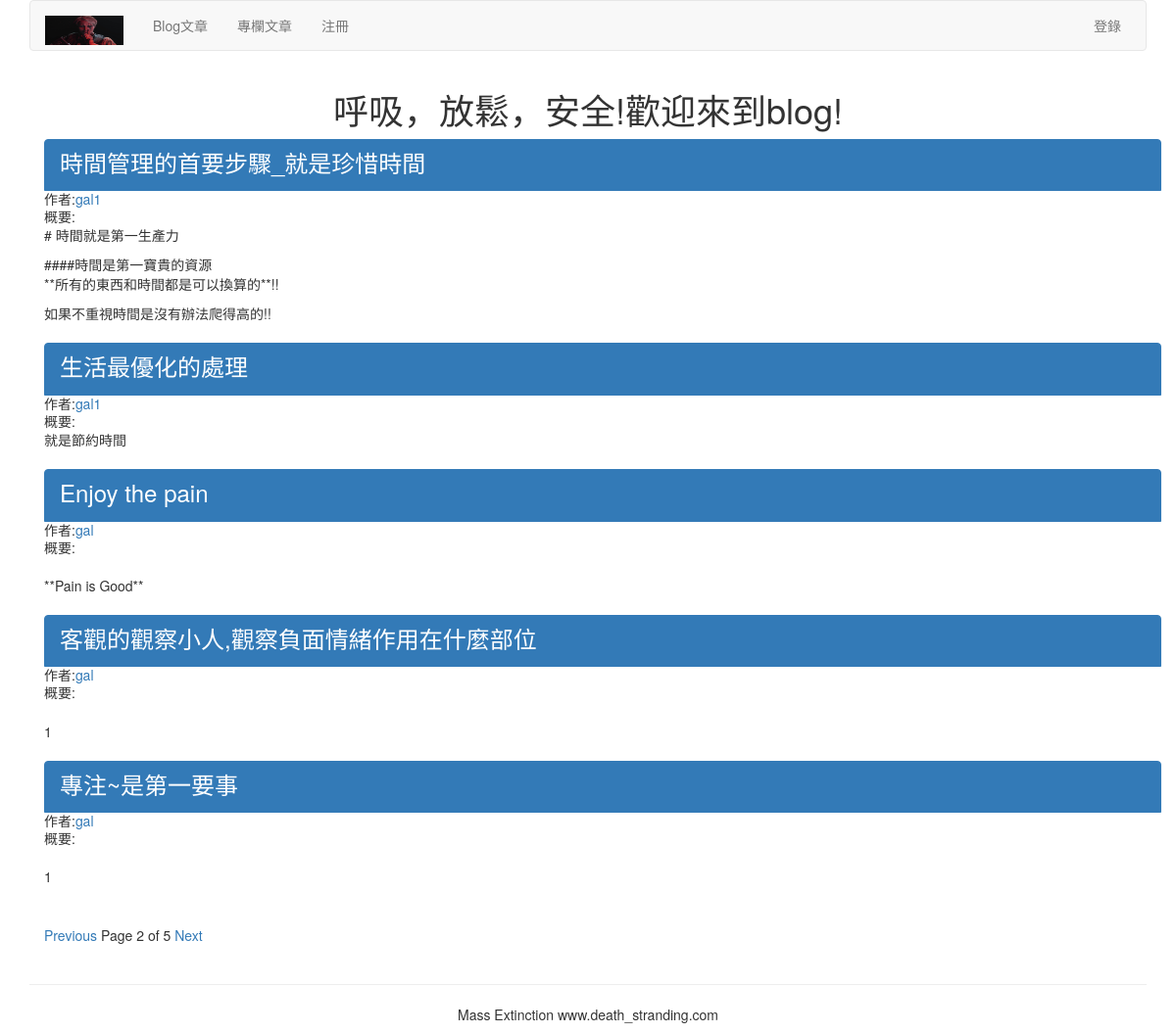
Page /article/list-article-titles/?page=2 on the committed database.
### article/models.py (models this page shows, shortened)
class ArticlePost(models.Model):
    author = models.ForeignKey(User, on_delete=models.CASCADE, related_name="article")
    title = models.CharField(max_length=200)
    slug = models.SlugField(max_length=500)
    column = models.ForeignKey(ArticleColumn, on_delete=models.CASCADE,related_name="article_column")
    body = models.TextField()
    created = models.DateTimeField(default=timezone.now)
    updated = models.DateTimeField(auto_now=True)
    users_like = models.ManyToManyField(User, related_name="articles_like", blank=True)
    class Meta:
        ordering = ("-updated",)
        index_together = (('id', 'slug'),)
    def get_url_path(self):
        return reverse("article:article_content", args=[self.id, self.slug])

### article/list_views.py (the view)
# urls.py: path('list-article-titles/',list_views.article_titles,name='article_titles'),
def article_titles(request,username=None):
    if username:
        user = User.objects.get(username=username)
        articles_title = ArticlePost.objects.filter(author=user)
        try:
            userinfo = user.userinfo
        except:
            userinfo = None
    else:
        articles_title = ArticlePost.objects.all()
    paginator = Paginator(articles_title,5)
    page = request.GET.get('page')
    try:
        current_page = paginator.page(page)
        articles = current_page.object_list
    except PageNotAnInteger:
        current_page = paginator.page(1)
        articles = current_page.object_list
    except EmptyPage:
        current_page = paginator.page(paginator.num_pages)
        articles = current_page.object_list
    if username:
        return render(request,'article/list/author_articles.html', {'articles':articles,'page':current_page,'userinfo':userinfo,'user':user})
    return render(request,'article/list/article_titles.html', {'articles':articles,'page':current_page})

### templates/article/list/article_titles.html (shortened to what this page needs)
{% extends "base.html" %}
{% block content %}
<div class="row text-center vertical-middle-sm">
    <h1>呼吸，放鬆，安全!歡迎來到blog!</h1>
</div>
<div class="container">
    {% for article in articles %}
    <div class="list-group">
        <a href="{{article.get_url_path}}" class="list-group-item active">
            <h3 class="list-group-item-heading">{{article.title}}</h3>
        </a>
        <p class="list-group-item-text">作者:<a href="{% url 'article:author_articles' article.author.username %}">{{article.author.username}}</a></p>
        <p class="list-group-item-text">概要:{{article.body|slice:'70'| linebreaks}}</p>
    </div>
    {% endfor %}
{% include "paginator.html" %}
</div>
{% endblock %}

### rows in the picture
ArticlePost: title "時間管理的首要步驟_就是珍惜時間", author.username "gal1", body "# 時間就是第一生產力 ####時間是第一寶貴的資源 **所有的東西和時間都是可以換算的**!! 如果不重視時間是沒有辦法爬得高的!!"
ArticlePost: title "生活最優化的處理", author.username "gal1", body "就是節約時間"
ArticlePost: title "Enjoy the pain", author.username "gal", body "**Pain is Good**"
ArticlePost: title "客觀的觀察小人,觀察負面情緒作用在什麼部位", author.username "gal", body "1"
ArticlePost: title "專注~是第一要事", author.username "gal", body "1"

### other values in the picture
{{ page.number }} "2"
{{ page.paginator.num_pages }} "5"
